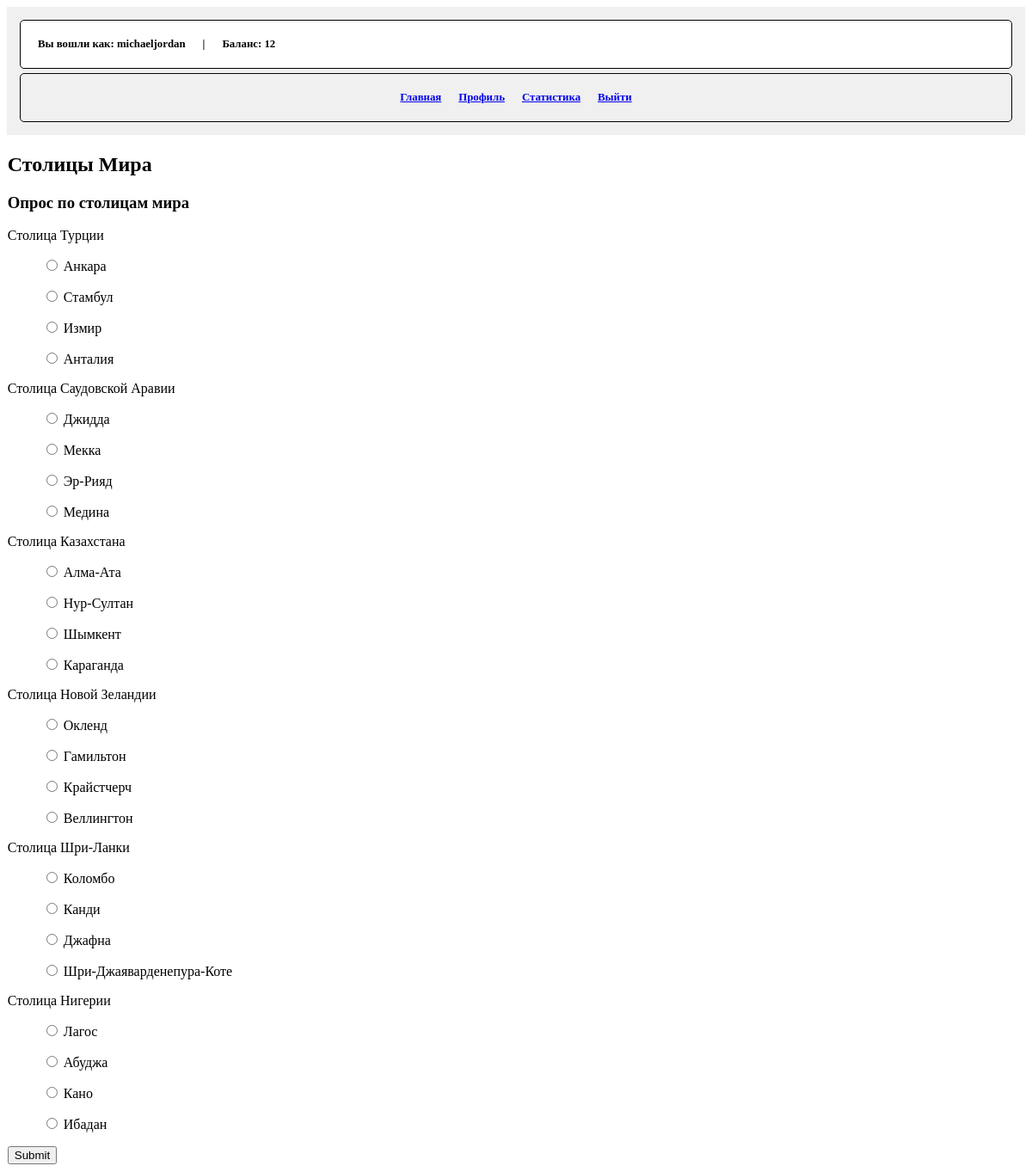
Page /quiz/2/ (signed in) on the committed database.
### polls/models.py (models this page shows, shortened)
class UserProfile(models.Model):
    user = models.OneToOneField(User, on_delete=models.CASCADE)
    currency = models.IntegerField(default=0)
    background_color = models.CharField(max_length=7, default='#FFFFFF')
    border_color = models.CharField(max_length=7, default='#000000')

class Quiz(models.Model):
    name = models.CharField(max_length=200)
    description = models.TextField()

class Question(models.Model):
    quiz = models.ForeignKey(Quiz, on_delete=models.CASCADE)
    question_text = models.CharField(max_length=200)
    pub_date = models.DateTimeField("created_at")

class Choice(models.Model):
    question = models.ForeignKey(Question, on_delete=models.CASCADE)
    choice_text = models.CharField(max_length=200)
    correct = models.BooleanField(default=False)

### polls/views.py (the view)
# urls.py: path('quiz/<int:quiz_id>/', views.take_quiz, name='take_quiz'),
@login_required
def take_quiz(request, quiz_id):
    quiz = get_object_or_404(Quiz, pk=quiz_id)
    profile = request.user.userprofile
    if request.method == 'POST':
        for question in quiz.question_set.all():
            choice_id = request.POST.get(f'question_{question.id}')
            if choice_id:
                choice = Choice.objects.get(pk=choice_id)
                result = False
                if choice.correct:
                    profile.currency += 2
                    profile.save()
                    result = True
                UserAnswer.objects.create(user=request.user, question=question, choice=choice, result=result)
        return redirect('quizzes_list')
    else:
        questions = quiz.question_set.all()
        return render(request, 'take_quiz.html', {'quiz': quiz, 'questions': questions})

### polls/templates/take_quiz.html (shortened to what this page needs)
{% extends 'base.html' %}
{% block content %}
<h2>{{ quiz.name }}</h2>
    <h3>{{ quiz.description }}</h3>
    <form method="post">
        {% for question in questions %}
        <p>
            {{ question.question_text }}
            {% for choice in question.choice_set.all %}
                <ul>
                    <input type="radio" name="question_{{ question.id }}" value="{{ choice.id }}" required>
                    {{ choice.choice_text }}
                </ul>
            {% endfor %}
        </p>
        {% endfor %}
        <input type="submit"></input>
    </form>
{% endblock %}

### polls/templates/base.html (shortened to what this page needs)
<!DOCTYPE html>
<html lang="en">
<head>
</head>
<body>
    <header>
        {% if user.is_authenticated %}
            <span style="border-color: {{ user.userprofile.border_color }}; background: {{ user.userprofile.background_color }};  display: flex; justify-content: flex-start;">
                <a>Вы вошли как: {{ user.username }}</a>
                <a>|</a>
                <a>Баланс: {{ user.userprofile.currency }}</a>
            </span>
            <span style="display: flex; justify-content: center;">
                <a href="{% url 'quizzes_list' %}">Главная</a>
                <a href="{% url 'user_profile' %}">Профиль</a>
                <a href="{% url 'user_list' %}">Статистика</a>
                <a href="{% url 'logout' %}">Выйти</a>
            </span>
        {% else %}
            <span>
                Вы не вошли в систему
            </span>
        {% endif %}
    </header>
    <main>
        {% block content %}
        {% endblock %}
    </main>
</body>
</html>

### polls/templates/base.html (style rules this page uses)
header { display: block; font-size: .8em; font-weight: bold; justify-content: space-between; padding: 10px; background-color: #f0f0f0; }
main { padding: .8px; }
span { display: flex; font-size: 1em; justify-content: space-between; border: 1px solid black; border-radius: 5px; margin: 5px; padding: 10px; }
a { padding: 10px; }

### rows in the picture
Quiz: name "Столицы Мира", description "Опрос по столицам мира"
Question: question_text "Столица Турции"
Choice: choice_text "Анкара"
Choice: choice_text "Стамбул"
Choice: choice_text "Измир"
Choice: choice_text "Анталия"
Question: question_text "Столица Саудовской Аравии"
Choice: choice_text "Джидда"
Choice: choice_text "Мекка"
Choice: choice_text "Эр-Рияд"
Choice: choice_text "Медина"
Question: question_text "Столица Казахстана"
Choice: choice_text "Алма-Ата"
Choice: choice_text "Нур-Султан"
Choice: choice_text "Шымкент"
Choice: choice_text "Караганда"
Question: question_text "Столица Новой Зеландии"
Choice: choice_text "Окленд"
Choice: choice_text "Гамильтон"
Choice: choice_text "Крайстчерч"
Choice: choice_text "Веллингтон"
Question: question_text "Столица Шри-Ланки"
Choice: choice_text "Коломбо"
Choice: choice_text "Канди"
Choice: choice_text "Джафна"
Choice: choice_text "Шри-Джаяварденепура-Коте"
Question: question_text "Столица Нигерии"
Choice: choice_text "Лагос"
Choice: choice_text "Абуджа"
Choice: choice_text "Кано"
Choice: choice_text "Ибадан"

### other values in the picture
{{ user.username }} "michaeljordan"
{{ user.userprofile.currency }} "12"
